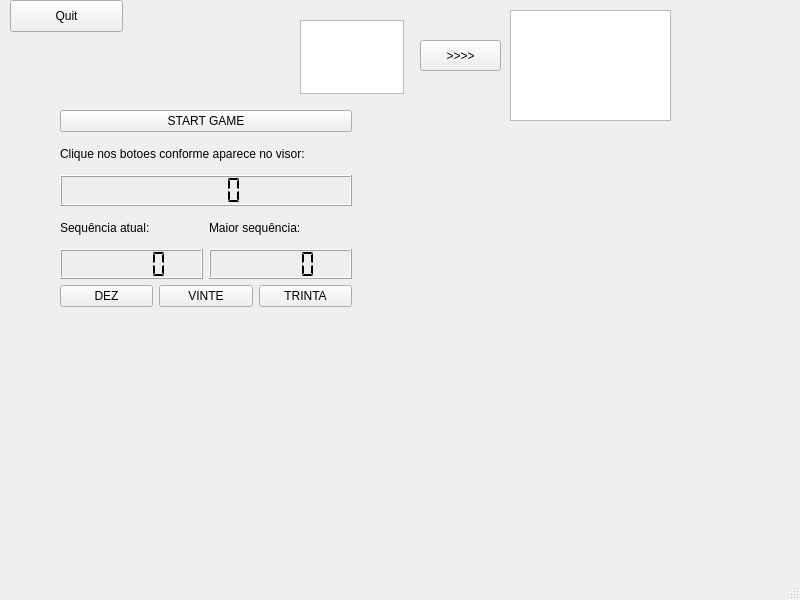
<?xml version="1.0" encoding="UTF-8"?>
<ui version="4.0">
 <class>MainWindow</class>
 <widget class="QMainWindow" name="MainWindow">
  <property name="geometry">
   <rect>
    <x>0</x>
    <y>0</y>
    <width>800</width>
    <height>600</height>
   </rect>
  </property>
  <property name="windowTitle">
   <string>MainWindow</string>
  </property>
  <widget class="QWidget" name="centralwidget">
   <widget class="QPushButton" name="pushButton_quit">
    <property name="geometry">
     <rect>
      <x>10</x>
      <y>0</y>
      <width>113</width>
      <height>32</height>
     </rect>
    </property>
    <property name="text">
     <string>Quit</string>
    </property>
   </widget>
   <widget class="QTextEdit" name="textEdit">
    <property name="geometry">
     <rect>
      <x>300</x>
      <y>20</y>
      <width>104</width>
      <height>74</height>
     </rect>
    </property>
   </widget>
   <widget class="QTextBrowser" name="textBrowser">
    <property name="geometry">
     <rect>
      <x>510</x>
      <y>10</y>
      <width>161</width>
      <height>111</height>
     </rect>
    </property>
   </widget>
   <widget class="QPushButton" name="pushButton_copy">
    <property name="geometry">
     <rect>
      <x>420</x>
      <y>40</y>
      <width>81</width>
      <height>31</height>
     </rect>
    </property>
    <property name="text">
     <string>&gt;&gt;&gt;&gt;</string>
    </property>
   </widget>
   <widget class="QWidget" name="">
    <property name="geometry">
     <rect>
      <x>60</x>
      <y>110</y>
      <width>292</width>
      <height>197</height>
     </rect>
    </property>
    <layout class="QVBoxLayout" name="verticalLayout_8">
     <item>
      <layout class="QVBoxLayout" name="verticalLayout_7">
       <item>
        <widget class="QPushButton" name="pushButtonStart">
         <property name="text">
          <string>START GAME</string>
         </property>
        </widget>
       </item>
       <item>
        <widget class="QLabel" name="label_3">
         <property name="text">
          <string>Clique nos botoes conforme aparece no visor:</string>
         </property>
        </widget>
       </item>
       <item>
        <widget class="QLCDNumber" name="lcdNumber_visor">
         <property name="segmentStyle">
          <enum>QLCDNumber::Flat</enum>
         </property>
        </widget>
       </item>
      </layout>
     </item>
     <item>
      <layout class="QVBoxLayout" name="verticalLayout_6">
       <item>
        <layout class="QVBoxLayout" name="verticalLayout_3">
         <item>
          <layout class="QHBoxLayout" name="horizontalLayout">
           <item>
            <layout class="QVBoxLayout" name="verticalLayout" stretch="0">
             <item>
              <layout class="QVBoxLayout" name="verticalLayout_4">
               <item>
                <widget class="QLabel" name="label">
                 <property name="text">
                  <string>Sequência atual:</string>
                 </property>
                </widget>
               </item>
               <item>
                <widget class="QLCDNumber" name="lcdNumber_atual">
                 <property name="segmentStyle">
                  <enum>QLCDNumber::Flat</enum>
                 </property>
                </widget>
               </item>
              </layout>
             </item>
            </layout>
           </item>
           <item>
            <layout class="QVBoxLayout" name="verticalLayout_2">
             <item>
              <layout class="QVBoxLayout" name="verticalLayout_5">
               <item>
                <widget class="QLabel" name="label_2">
                 <property name="text">
                  <string>Maior sequência:</string>
                 </property>
                </widget>
               </item>
               <item>
                <widget class="QLCDNumber" name="lcdNumber_maior">
                 <property name="segmentStyle">
                  <enum>QLCDNumber::Flat</enum>
                 </property>
                </widget>
               </item>
              </layout>
             </item>
            </layout>
           </item>
          </layout>
         </item>
        </layout>
       </item>
       <item>
        <layout class="QHBoxLayout" name="horizontalLayout_2">
         <item>
          <widget class="QPushButton" name="pushButtonDez">
           <property name="text">
            <string>DEZ</string>
           </property>
          </widget>
         </item>
         <item>
          <widget class="QPushButton" name="pushButtonVinte">
           <property name="styleSheet">
            <string notr="true"/>
           </property>
           <property name="text">
            <string>VINTE</string>
           </property>
          </widget>
         </item>
         <item>
          <widget class="QPushButton" name="pushButtonTrinta">
           <property name="text">
            <string>TRINTA</string>
           </property>
          </widget>
         </item>
        </layout>
       </item>
      </layout>
     </item>
    </layout>
   </widget>
  </widget>
  <widget class="QMenuBar" name="menubar">
   <property name="geometry">
    <rect>
     <x>0</x>
     <y>0</y>
     <width>800</width>
     <height>24</height>
    </rect>
   </property>
  </widget>
  <widget class="QStatusBar" name="statusbar"/>
 </widget>
 <resources/>
 <connections>
  <connection>
   <sender>pushButton_copy</sender>
   <signal>clicked()</signal>
   <receiver>MainWindow</receiver>
   <slot>copy()</slot>
   <hints>
    <hint type="sourcelabel">
     <x>230</x>
     <y>124</y>
    </hint>
    <hint type="destinationlabel">
     <x>264</x>
     <y>247</y>
    </hint>
   </hints>
  </connection>
  <connection>
   <sender>pushButtonDez</sender>
   <signal>clicked(bool)</signal>
   <receiver>MainWindow</receiver>
   <slot>contador_azul()</slot>
   <hints>
    <hint type="sourcelabel">
     <x>235</x>
     <y>279</y>
    </hint>
    <hint type="destinationlabel">
     <x>230</x>
     <y>318</y>
    </hint>
   </hints>
  </connection>
  <connection>
   <sender>pushButtonVinte</sender>
   <signal>clicked(bool)</signal>
   <receiver>MainWindow</receiver>
   <slot>contador_azul()</slot>
   <hints>
    <hint type="sourcelabel">
     <x>324</x>
     <y>270</y>
    </hint>
    <hint type="destinationlabel">
     <x>311</x>
     <y>330</y>
    </hint>
   </hints>
  </connection>
  <connection>
   <sender>pushButtonDez</sender>
   <signal>clicked(bool)</signal>
   <receiver>lcdNumber_atual</receiver>
   <slot>update()</slot>
   <hints>
    <hint type="sourcelabel">
     <x>198</x>
     <y>273</y>
    </hint>
    <hint type="destinationlabel">
     <x>200</x>
     <y>237</y>
    </hint>
   </hints>
  </connection>
 </connections>
 <slots>
  <slot>copy()</slot>
  <slot>contador_azul()</slot>
  <slot>lcd_display(int)</slot>
  <slot>slot1()</slot>
 </slots>
</ui>
